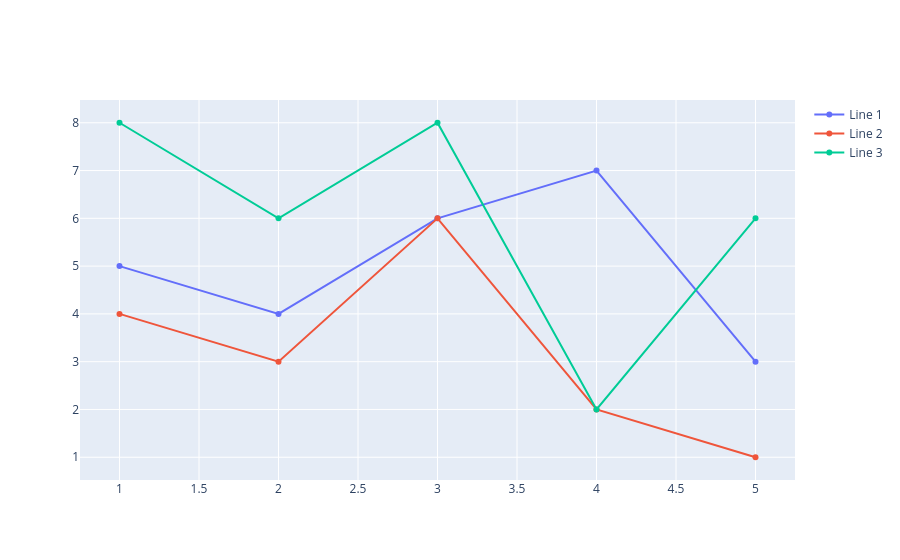

Notebook code cell kept with this figure:
### Code cell
import plotly.graph_objects as go

# Define data
x1, y1 = [1,2,3,4,5], [5,4,6,7,3]
x2, y2 = [1,2,3,4,5], [4,3,6,2,1]
x3, y3 = [1,2,3,4,5], [8,6,8,2,6]  

# Create figure
fig = go.Figure()

# Add traces
fig.add_trace(go.Scatter(x=x1, y=y1, name='Line 1'))
fig.add_trace(go.Scatter(x=x2, y=y2, name='Line 2'))
fig.add_trace(go.Scatter(x=x3, y=y3, name='Line 3'))

# Show
fig.show()

### Figure 1 — Plotly figure (JSON) as saved in the notebook; plotly's stock layout.template omitted (floating-point values rounded to 4 significant figures)
{"data": [{"name": "Line 1", "type": "scatter", "x": [1, 2, 3, 4, 5], "y": [5, 4, 6, 7, 3]}, {"name": "Line 2", "type": "scatter", "x": [1, 2, 3, 4, 5], "y": [4, 3, 6, 2, 1]}, {"name": "Line 3", "type": "scatter", "x": [1, 2, 3, 4, 5], "y": [8, 6, 8, 2, 6]}], "layout": {}}
